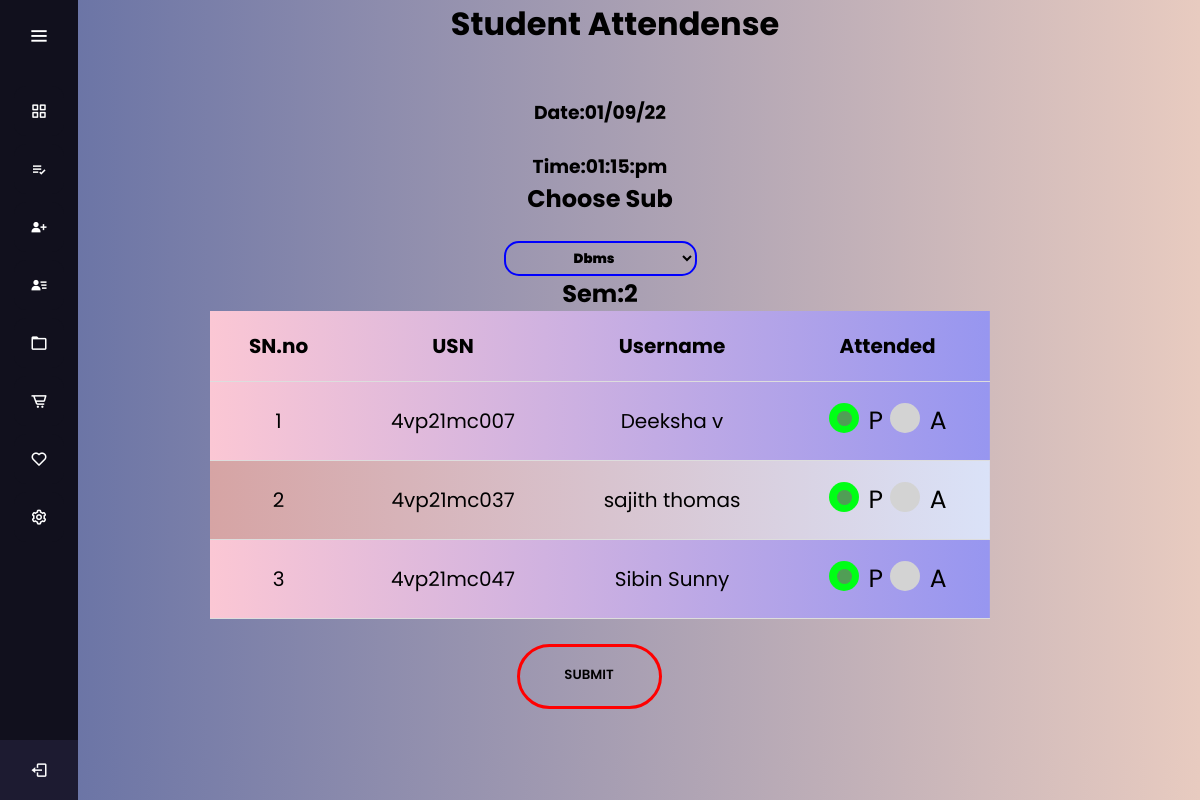
The page /attendence.php (signed in) on the database as committed earlier.
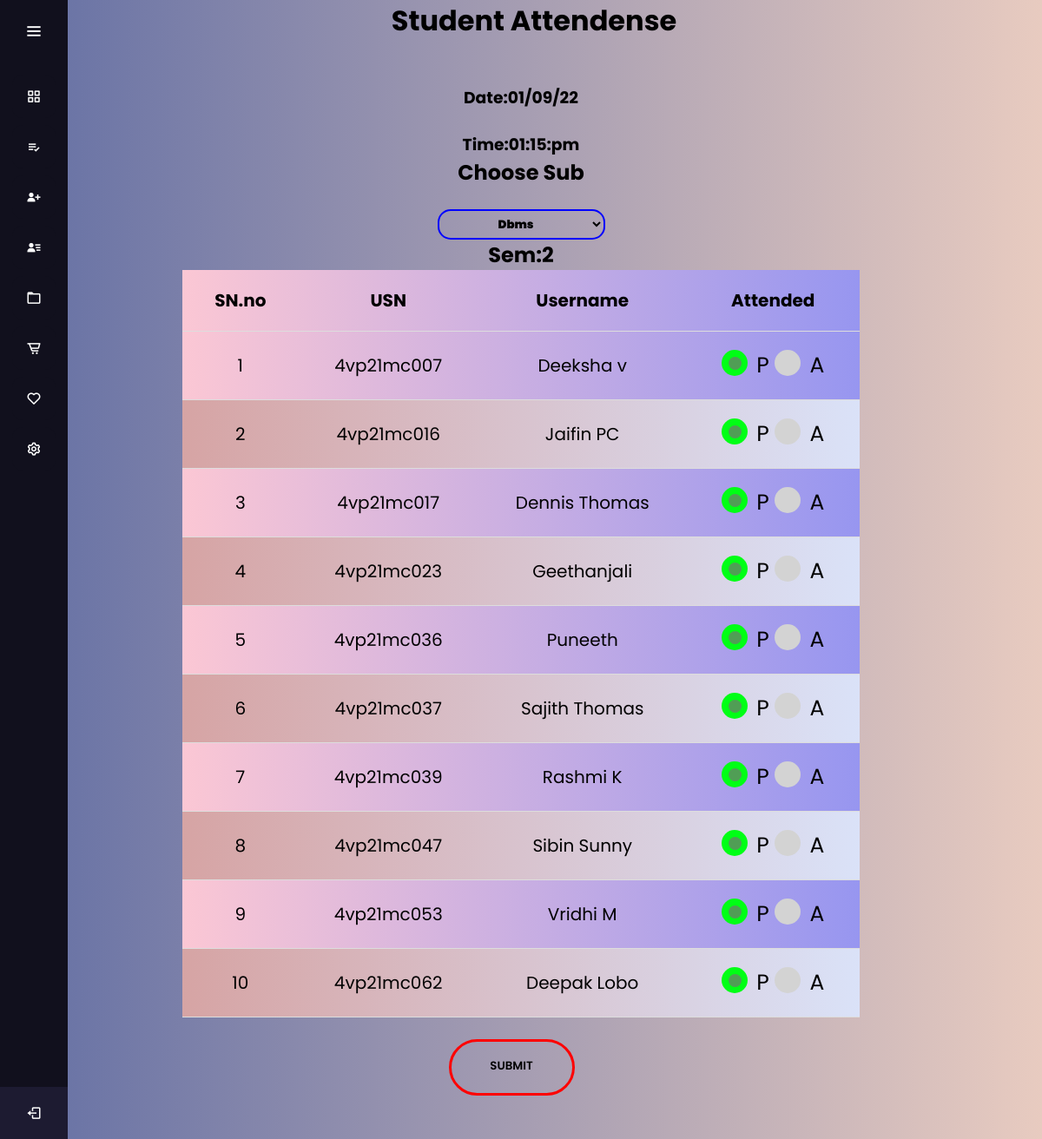
The same page on the database as committed later.
### tables this page shows
CREATE TABLE `subjects` (
  `sub_name` varchar(20) NOT NULL,
  `sub_code` varchar(7) NOT NULL,
  `sem` int(3) NOT NULL
);

CREATE TABLE `students` (
  `usn` varchar(10) NOT NULL,
  `name` varchar(50) NOT NULL,
  `class` varchar(10) NOT NULL,
  `sem` int(3) NOT NULL,
  `dob` date NOT NULL,
  `mbno` varchar(12) NOT NULL,
  `district` varchar(50) NOT NULL,
  `state` varchar(50) NOT NULL,
  `address` varchar(100) NOT NULL,
  `image` varchar(250) NOT NULL
);

### database/data_retrive.php (called while the page is built, shortened)
<?php
require_once 'connection.php';
$subquery = "SELECT sub_name,sem,sub_code FROM subjects ";
$subresult = mysqli_query($connect, $subquery);

### attendence.php (the view, shortened to what this page needs)
<?php
require_once 'database/connection.php';
require_once 'database/data_retrive.php';
$query = "SELECT * FROM students";
$result = mysqli_query($connect, $query);
?>
<!DOCTYPE html>
<html lang="en">
<head>
    <link rel="stylesheet" href="css/style.css" />
</head>
<body style="background: #E8CBC0;  /* fallback for old browsers */
background: -webkit-linear-gradient(to right, #636FA4, #E8CBC0);  /* Chrome 10-25, Safari 5.1-6 */
background: linear-gradient(to right, #636FA4, #E8CBC0); /* W3C, IE 10+/ Edge, Firefox 16+, Chrome 26+, Opera 12+, Safari 7+ */
">
    <?php
    require_once 'sidebar.php';
    ?>
    <center>
        <form method="POST">
            <h1 style="line-height:normal;">Student Attendense</h1>
            <h3>Date:<?php echo date("d/m/y"); ?></h3><br>
            <h3>Time:<?php
                        echo date("h:i:a"); ?></h3>
            <h2> <label for="dub" style="line-height:normal;">Choose Sub</label></h2><br>
            <select name="sub" style="border-radius: 15px;height: 35px;width: 193px; background:transparent;font-weight:900;border: 2px solid blue;text-align:center">
                <?php
                while ($subdata = mysqli_fetch_array($subresult)) {
                    $subj = $subdata['sub_name'];
                    $sem = $subdata['sem'];
                ?>
                    <option style="border-radius: 15px;height: 35px;width: 193px; background:transparent;font-weight:900;border: 2px solid blue;text-align:center" value="<?php echo $subj; ?>" name="<?php echo $subj; ?>"><?php echo $subj; ?></option>
                <?php } ?>
            </select>
            <h2>Sem:<?php echo $sem; ?></h2>
            <div class="table-responsive">
                <table>
                    <thead>
                        <tr>
                            <th>SN.no</th>
                            <th>USN</th>
                            <th>Username</th>
                            <th>Attended</th>
                        </tr>
                    </thead>
                    <tbody>
                        <?php
                        if (mysqli_num_rows($result) > 0) {
                            $sn = 1;
                            while ($data = mysqli_fetch_assoc($result)) {
                        ?>
                                <tr>
                                    <td><?php echo $sn ?></td>
                                    <td><?php echo $data['usn']; ?>
                                    </td>
                                    <td>
                                        <?php echo $data['name']; ?>
                                    </td>
                                    <td>
                                        <link rel="stylesheet" href="css/radiobutton.css">
                                        <label class="container">P
                                            <span class="check"></span>
                                            <label class="container">A
                                                <span class="check"></span>
                                            </label>
                                        </label>
                                    </td>
                                </tr>
                            <?php
                                $sn++;
                            }
                        } else { ?>
                            <tr>
                                <td colspan="3">No data found</td>
                            </tr>
                        <?php }
                        ?>
                    </tbody>
                </table>
            </div>
            <br>
            <link rel="stylesheet" href="css/submitbtt.css">
            <div class="container">
                <button class="button button-1" name="submit" onclick="done()">Submit</button>
            </div>
        </form>
    </center>
</body>
</body>
</html>

### sidebar.php (shortened to what this page needs)
<!DOCTYPE html>
<html lang="en" dir="ltr">
  <head>
    <link rel="stylesheet" href="css/sidebar.css">
    <link href='https://unpkg.com/boxicons@2.0.7/css/boxicons.min.css' rel='stylesheet'>
   </head>
<body>
<div class="sidebar">
    <div class="logo-details">
      <i class='bx bx-menu' id="btn"></i>
    </div>
    <ul class="nav-list">
      <li>
        <a href="admin_dash.php">
          <i class='bx bx-grid-alt'></i>
        </a>
      </li>
      <li>
        <a href="attendence.php">
        <i class='bx bx-list-check'></i>
        </a>
      </li>
      <li>
        <a href="addstudent.php">
        <i class='bx bxs-user-plus'></i>
        </a>
      </li>
      <li>
        <a href="viewStudent.php">
        <i class='bx bxs-user-detail'></i>
        </a>
      </li>
      <li>
        <a href="#">
          <i class='bx bx-folder'></i>
        </a>
      </li>
      <li>
        <a href="#">
          <i class='bx bx-cart-alt'></i>
        </a>
      </li>
      <li>
        <a href="#">
          <i class='bx bx-heart'></i>
        </a>
      </li>
      <li>
        <a href="#">
          <i class='bx bx-cog'></i>
        </a>
      </li>
      <li class="profile">
        <div class="profile-details">
         <div class="name_job">
            <div class="name"><?php echo $_SESSION['user']; ?></div>
            <div class="job">Controller</div>
          </div>
        </div>
        <a href="logout.php?logout">
        <i class='bx bx-log-out' id="log_out"></i>
        </a>
      </li>
    </ul>
  </div>
</body>
</html>

### css/style.css (style rules this page uses)
* { margin: 0; padding: 0; }
body { width: 100%; display: block; justify-content: center; font-family: 'Roboto', sans-serif; background-color: rgba(0, 255, 255, 0.675); }
table { width: 65%; border-collapse: collapse; align-content: center; text-align: center; }
th, td { border-bottom: 1px solid #dddddd; padding: 20px 30px; font-size: 20px; }
tr:nth-child(even) { background: #DAE2F8; background: -webkit-linear-gradient(to right, #D6A4A4, #DAE2F8); background: linear-gradient(to right, #D6A4A4, #DAE2F8); }
tr:nth-child(odd) { background: #9796f0; background: -webkit-linear-gradient(to right, #fbc7d4, #9796f0); background: linear-gradient(to right, #fbc7d4, #9796f0); }

### css/sidebar.css (style rules this page uses)
* { margin: 0; padding: 0; box-sizing: border-box; font-family: "Poppins" , sans-serif; }
.sidebar { position: fixed; left: 0; top: 0; height: 100%; width: 78px; background: #11101D; padding: 6px 14px; z-index: 99; transition: all 0.5s ease; }
.sidebar .logo-details { height: 60px; display: flex; align-items: center; position: relative; }
.sidebar .logo-details #btn { position: absolute; top: 50%; right: 0; transform: translateY(-50%); font-size: 22px; transition: all 0.4s ease; font-size: 23px; text-align: center; cursor: pointer; transition: all 0.5s ease; }
.sidebar i { color: #fff; height: 60px; min-width: 50px; font-size: 28px; text-align: center; line-height: 60px; }
.sidebar .nav-list { margin-top: 20px; height: 100%; }
.sidebar li { position: relative; margin: 8px 0; list-style: none; }
.sidebar li a { display: flex; height: 100%; width: 100%; border-radius: 12px; align-items: center; text-decoration: none; transition: all 0.4s ease; background: #11101D; }
.sidebar li i { height: 50px; line-height: 50px; font-size: 18px; border-radius: 12px; }
.sidebar li.profile { position: fixed; height: 60px; width: 78px; left: 0; bottom: -8px; padding: 10px 14px; background: #1d1b31; transition: all 0.5s ease; overflow: hidden; }
.sidebar li .profile-details { display: flex; align-items: center; flex-wrap: nowrap; }
.sidebar li.profile .name, .sidebar li.profile .job { font-size: 15px; font-weight: 400; color: #fff; white-space: nowrap; }
.sidebar li.profile .job { font-size: 12px; }
.sidebar .profile #log_out { position: absolute; top: 50%; right: 0; transform: translateY(-50%); background: #1d1b31; width: 100%; height: 60px; line-height: 60px; border-radius: 0px; transition: all 0.5s ease; }

### css/radiobutton.css (style rules this page uses)
.container { position: relative; padding-left: 40px; margin-bottom: 20px; cursor: pointer; font-size: 25px; }
.check { position: absolute; top: 0; left: 0; height: 30px; width: 30px; background-color: lightgray; border-radius: 50%; }
.container input:checked~.check { background-color: rgb(0, 255, 21); }
.check:after { content: ""; position: absolute; display: none; }
.container input:checked~.check:after { display: block; }
.container .check:after { top: 8px; left: 8px; width: 15px; height: 15px; border-radius: 50%; background: #747272b0; }

### css/submitbtt.css (style rules this page uses)
body { font-family: 'Roboto Condensed', sans-serif; color: rgb(0, 0, 0); }
h1 { margin-left: 30px; margin-bottom: 50px; }
.button { width: 145px; padding-top: 18px; padding-bottom: 21px; text-align: center; color: #000; text-transform: uppercase; font-weight: 600; margin-left: -62px; margin-bottom: 30px; cursor: pointer; display: inline-block; }
.button-1 { background-color: transparent; border: 3px solid #ff0101; border-radius: 50px; -webkit-transition: all .15s ease-in-out; transition: all .15s ease-in-out; color: #000000; }

Rows that differ between the two databases and show on the page:
added students: usn "4vp21mc016", name "Jaifin PC"
added students: usn "4vp21mc017", name "Dennis Thomas"
added students: usn "4vp21mc023", name "Geethanjali"
added students: usn "4vp21mc036", name "Puneeth"
changed students "4vp21mc037": name "sajith thomas" → "Sajith Thomas"
added students: usn "4vp21mc039", name "Rashmi K"
added students: usn "4vp21mc053", name "Vridhi M"
added students: usn "4vp21mc062", name "Deepak Lobo"
